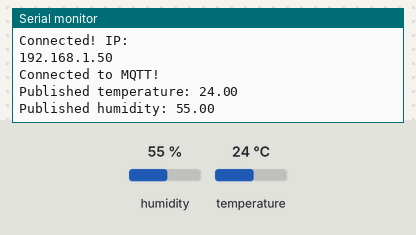
This sketch was run on a simulated ESP8266 (NodeMCU). On the bench: the last lines printed to the serial monitor. Inputs (shaded band) come from the test bench; at power-on: humidity 55 %, temperature 24 °C. WiFi joins after 1.5 s; servers stay silent unless stated; no MQTT or app messages arrive unless stated.

Above: at 2.7 s.
2.8 s: humidity set to 22 %
At 7.9 s:
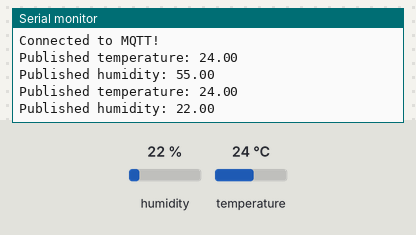
8.8 s: temperature set to 12 °C
At 12.0 s:
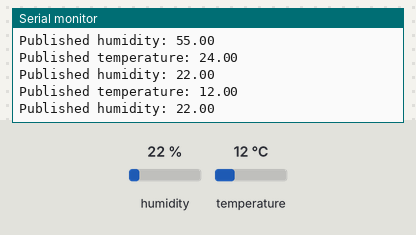
14.8 s: humidity set to 40 %
At 17.3 s:
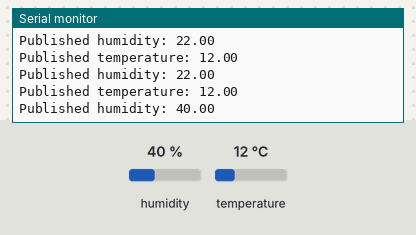
Timing chart, 0 to 18.8 s (numbered marks = the images above; inputs shaded):
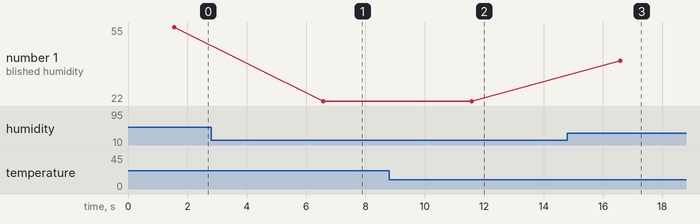

The sketch:

temperature_client.ino
```cpp
#include <ESP8266WiFi.h>
#include <PubSubClient.h>
#include <DHT.h>
#include <math.h>

#define ssid  ""
#define pswd  ""
#define mqttServer  ""

#define DHTTYPE DHT22
#define DHTPIN  15

WiFiClient wirelessClient;
PubSubClient mqttClient(wirelessClient);
DHT dht(DHTPIN, DHTTYPE);

void setup() {
  Serial.begin(9600);
  Serial.println("Starting...");

  WiFi.begin(ssid, pswd);
  Serial.println("Connecting to WiFi...");

  while (WiFi.status() != WL_CONNECTED) {
    delay(500);
    Serial.print(".");
  }

  Serial.println("\nConnected! IP: ");
  Serial.println(WiFi.localIP());

  mqttClient.setServer(mqttServer, 1883);
  if (mqttClient.connect("office")) {
    Serial.println("Connected to MQTT!");
  } else {
    Serial.println("Failed to connect to MQTT.");
  }

  dht.begin();
}

void loop() {
  mqttClient.loop();

  mqttClient.subscribe("temperature");

  float temp = dht.readTemperature();
  float humidity = dht.readHumidity();

  if (isnan(temp) || isnan(humidity)) {
    Serial.println("Failed to read from DHT sensor!");
  } else {
    char tempString[8];
    dtostrf(temp, 6, 2, tempString);
    if (mqttClient.publish("temperature", tempString)) {
      Serial.print("Published temperature: ");
      Serial.println(temp);
    } else {
      Serial.println("Error publishing temperature.");
    }
    char humidityString[8];
    dtostrf(humidity, 6, 2, humidityString);
    if (mqttClient.publish("humidity", humidityString)) {
      Serial.print("Published humidity: ");
      Serial.println(humidity);
    } else {
      Serial.println("Error publishing humidity.");
    }
  }

  delay(5000);
}
```

Measured:
- after the input at 2.8 s, the serial monitor: prints a new line after 3.8 s (image 1)
- after the input at 8.8 s, the serial monitor: prints a new line after 2.8 s (image 2)
- after the input at 14.8 s, the serial monitor: prints a new line after 1.8 s (image 3)
- plotted number 1: 55 → 22 after the input at 2.8 s, 22 → 40 after the input at 14.8 s
